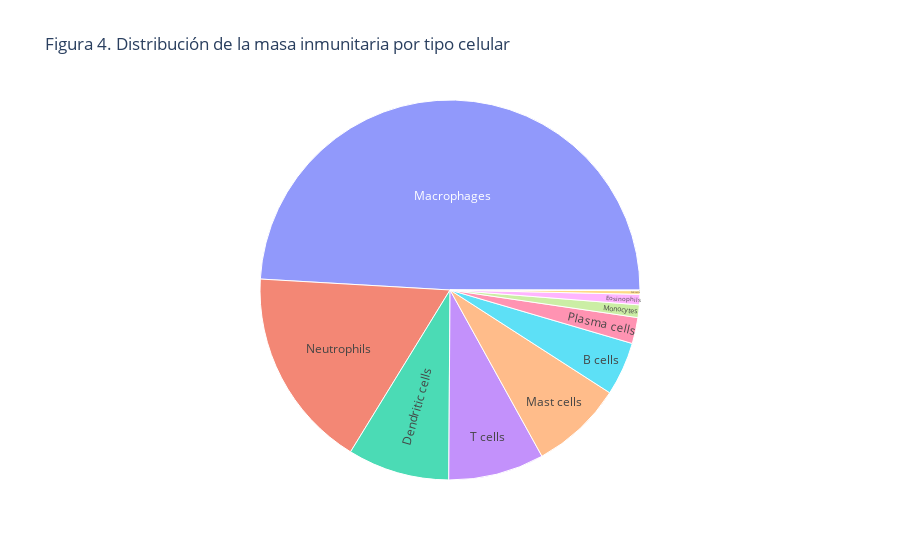

Notebook code for this chart:
### Markdown cell above
**Figura 3.** Esta nube interactiva muestra que no hay correlación simple entre masa y densidad: hay tejidos pequeños con mucha actividad inmune y tejidos grandes con menos. El usuario puede pasar el ratón por encima para ver el nombre del tejido y así identificar casos atípicos. Esta interacción es útil para la discusión del informe.

### Code cell
# Figura 4: distribución de masa por tipo celular (sunburst)
mass_sorted = mass_by_cell_type.sort_values("mass", ascending=False)
fig4 = px.sunburst(
    mass_sorted,
    path=["cell_type"],
    values="mass",
    title="Figura 4. Distribución de la masa inmunitaria por tipo celular",
)
mostrar(fig4)

### Figure 1 — Plotly figure (JSON) as saved in the notebook; plotly's stock layout.template omitted (floating-point values rounded to 4 significant figures)
{"data": [{"branchvalues": "total", "domain": {"x": [0, 1], "y": [0, 1]}, "hovertemplate": "labels=%{label}<br>mass=%{value}<br>parent=%{parent}<br>id=%{id}<extra></extra>", "ids": ["Macrophages", "Neutrophils", "Dendritic cells", "T cells", "Mast cells", "B cells", "Plasma cells", "Monocytes", "Eosinophils", "NK cells", "Basophils"], "labels": ["Macrophages", "Neutrophils", "Dendritic cells", "T cells", "Mast cells", "B cells", "Plasma cells", "Monocytes", "Eosinophils", "NK cells", "Basophils"], "name": "", "parents": ["", "", "", "", "", "", "", "", "", "", ""], "type": "sunburst", "values": [601.0, 210.0, 106.1, 99.79, 96.22, 55.78, 27.19, 13.19, 10.81, 3.778, 0.6925]}], "layout": {"legend": {"tracegroupgap": 0}, "title": {"text": "Figura 4. Distribución de la masa inmunitaria por tipo celular"}}}
